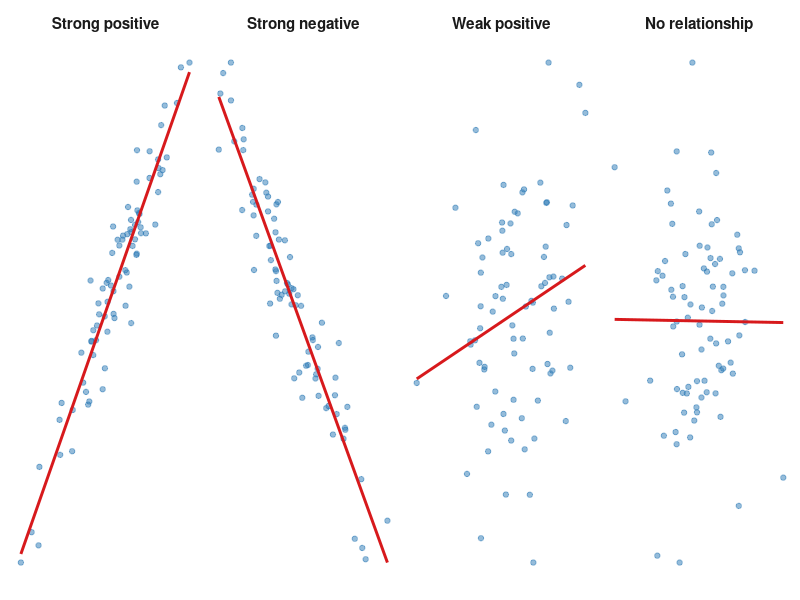
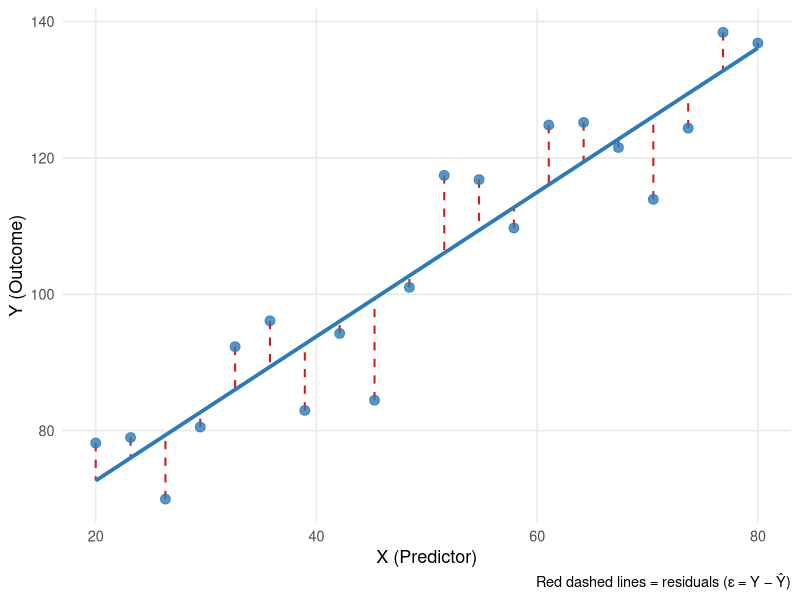
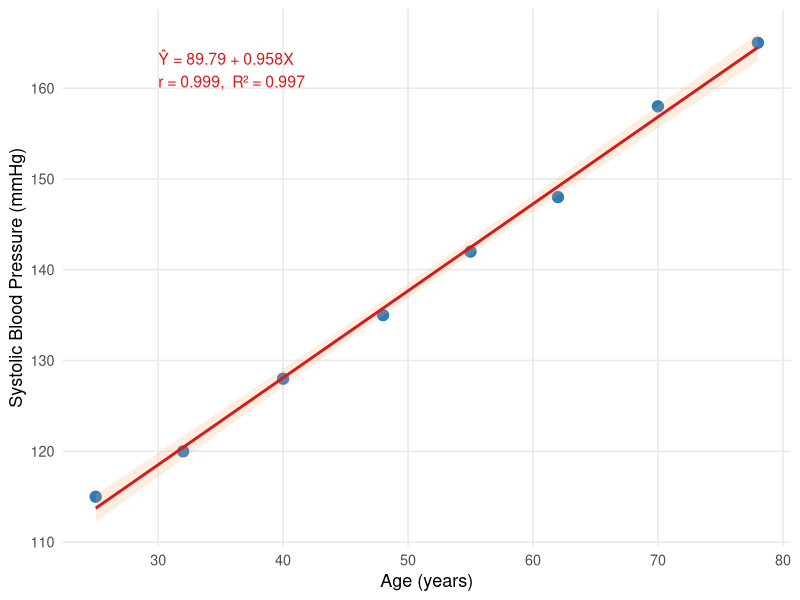

Here is the R script that generated these plots, in order:
## ---- chunk 1
#| label: setup
#| include: false

library(ggplot2)
library(knitr)
library(kableExtra)
library(patchwork)
## ---- chunk 2
#| label: fig-scatter-types
#| fig-cap: "Four possible relationships between two variables"
#| fig-align: center
#| fig-height: 4
#| fig-width: 10

set.seed(42)
n <- 80

d1 <- data.frame(x = rnorm(n), y = 0.8*rnorm(n, mean=0) + rnorm(n,sd=0.5),
                 type = "Strong positive")
d1$y <- d1$x * 0.9 + rnorm(n, sd=0.3)

d2 <- data.frame(x = rnorm(n), y = -0.9*rnorm(n) + rnorm(n,sd=0.3),
                 type = "Strong negative")
d2$y <- -d2$x * 0.9 + rnorm(n, sd=0.3)

d3 <- data.frame(x = rnorm(n), y = 0.4*rnorm(n) + rnorm(n,sd=0.9),
                 type = "Weak positive")
d3$y <- d3$x * 0.3 + rnorm(n, sd=0.9)

d4 <- data.frame(x = rnorm(n), y = rnorm(n),
                 type = "No relationship")

all_d <- rbind(d1, d2, d3, d4)
all_d$type <- factor(all_d$type,
                     levels = c("Strong positive","Strong negative",
                                "Weak positive","No relationship"))

ggplot(all_d, aes(x = x, y = y)) +
  geom_point(alpha = 0.5, color = "#2c7bb6", size = 1.5) +
  geom_smooth(method = "lm", se = FALSE, color = "#d7191c",
              linewidth = 1, formula = y ~ x) +
  facet_wrap(~ type, nrow = 1, scales = "free") +
  theme_minimal(base_size = 12) +
  theme(axis.text = element_blank(),
        axis.ticks = element_blank(),
        axis.title = element_blank(),
        panel.grid = element_blank(),
        strip.text = element_text(face = "bold", size = 11))
## ---- chunk 3
#| label: tbl-r-interpret
#| tbl-cap: "General guidelines for interpreting the correlation coefficient"

r_tab <- data.frame(
  `|r| range` = c("0.00 – 0.19", "0.20 – 0.39",
                   "0.40 – 0.59", "0.60 – 0.79", "0.80 – 1.00"),
  Strength = c("Negligible", "Weak", "Moderate", "Strong", "Very strong"),
  Direction = c("—", "Positive or negative depending on sign",
                "Positive or negative depending on sign",
                "Positive or negative depending on sign",
                "Positive or negative depending on sign")
)

kable(r_tab, col.names = c("|r| value", "Strength", "Note"),
      align = c("c","l","l")) |>
  kable_styling(bootstrap_options = c("striped","hover","bordered"),
                full_width = FALSE, font_size = 13) |>
  column_spec(1, bold = TRUE, color = "#2c7bb6")
## ---- chunk 4
#| label: fig-ols
#| fig-cap: "Least squares regression line minimizes the sum of squared residuals (vertical red lines)"
#| fig-align: center
#| fig-height: 4
#| fig-width: 6

set.seed(10)
x <- seq(20, 80, length = 20)
y <- 60 + 0.9 * x + rnorm(20, sd = 10)
fit <- lm(y ~ x)
df_ols <- data.frame(x = x, y = y,
                     yhat = fitted(fit),
                     resid = residuals(fit))

ggplot(df_ols, aes(x = x, y = y)) +
  geom_segment(aes(xend = x, yend = yhat),
               color = "#d7191c", linewidth = 0.7, linetype = "dashed") +
  geom_smooth(method = "lm", se = FALSE, color = "#2c7bb6",
              linewidth = 1.3, formula = y ~ x) +
  geom_point(size = 3, color = "#2c7bb6", alpha = 0.8) +
  labs(x = "X (Predictor)", y = "Y (Outcome)",
       caption = "Red dashed lines = residuals (ε = Y − Ŷ)") +
  theme_minimal(base_size = 13) +
  theme(panel.grid.minor = element_blank())
## ---- chunk 5
#| label: tbl-assumptions
#| tbl-cap: "Assumptions of Simple Linear Regression"

assump <- data.frame(
  Assumption = c("Linearity",
                 "Independence",
                 "Homoscedasticity",
                 "Normality of residuals"),
  Meaning = c(
    "The relationship between X and Y is linear (a straight line is appropriate)",
    "Observations are independent of each other",
    "The spread of residuals is roughly constant across all values of X",
    "Residuals are approximately normally distributed"
  ),
  `How to Check` = c(
    "Scatter plot of X vs. Y; residual plot",
    "Study design — satisfied by random sampling",
    "Plot of residuals vs. fitted values — no funnel shape",
    "Histogram or Q-Q plot of residuals"
  )
)

kable(assump, col.names = c("Assumption", "Meaning", "How to Check"),
      align = c("l","l","l")) |>
  kable_styling(bootstrap_options = c("striped","hover","bordered"),
                full_width = TRUE, font_size = 13) |>
  column_spec(1, bold = TRUE, color = "#2c7bb6")
## ---- chunk 6
#| label: tbl-spss-model
#| tbl-cap: "SPSS Output: Model Summary"

model_sum <- data.frame(
  R = "0.821",
  R2 = "0.674",
  `Adjusted R²` = "0.666",
  `Std. Error of the Estimate` = "8.432"
)

kable(model_sum,
      col.names = c("R", "R²", "Adjusted R²", "Std. Error of the Estimate"),
      align = rep("c",4)) |>
  kable_styling(bootstrap_options = c("bordered"),
                full_width = FALSE, font_size = 13) |>
  row_spec(0, bold = TRUE, color = "white", background = "#2c7bb6")
## ---- chunk 7
#| label: tbl-spss-anova
#| tbl-cap: "SPSS Output: ANOVA Table"

anova_tab <- data.frame(
  Source = c("Regression", "Residual", "Total"),
  SS = c("5621.4", "2718.6", "8340.0"),
  df = c("1", "38", "39"),
  MS = c("5621.4", "71.5", ""),
  F = c("78.62", "", ""),
  Sig = c("< 0.001", "", "")
)

kable(anova_tab,
      col.names = c("", "Sum of Squares", "df", "Mean Square", "F", "Sig."),
      align = c("l","c","c","c","c","c")) |>
  kable_styling(bootstrap_options = c("bordered"),
                full_width = FALSE, font_size = 13) |>
  row_spec(0, bold = TRUE, color = "white", background = "#2c7bb6") |>
  row_spec(1, bold = TRUE)
## ---- chunk 8
#| label: tbl-spss-coef
#| tbl-cap: "SPSS Output: Coefficients Table"

coef_tab <- data.frame(
  ` ` = c("(Constant)", "X (predictor)"),
  B = c("32.15", "0.87"),
  SE = c("6.24", "0.10"),
  Beta = c("—", "0.821"),
  t = c("5.15", "8.87"),
  Sig = c("< 0.001", "< 0.001")
)

kable(coef_tab,
      col.names = c("", "B", "Std. Error", "Beta (standardized)", "t", "Sig."),
      align = c("l","c","c","c","c","c")) |>
  kable_styling(bootstrap_options = c("bordered"),
                full_width = FALSE, font_size = 13) |>
  row_spec(0, bold = TRUE, color = "white", background = "#2c7bb6") |>
  row_spec(2, bold = TRUE, background = "#eaf4fb")
## ---- chunk 9
#| label: tbl-ex1-data
#| tbl-cap: "Age and Systolic Blood Pressure of 8 Adults"

age <- c(25, 32, 40, 48, 55, 62, 70, 78)
sbp <- c(115, 120, 128, 135, 142, 148, 158, 165)

ex1 <- data.frame(Subject = paste0("S", 1:8), Age = age, SBP = sbp)

kable(ex1, col.names = c("Subject", "Age (years)", "SBP (mmHg)"),
      align = c("c","c","c")) |>
  kable_styling(bootstrap_options = c("striped","hover","bordered"),
                full_width = FALSE, font_size = 13)
## ---- chunk 10
#| label: tbl-ex1-calc
#| tbl-cap: "Calculation Table for Correlation and Regression"

xbar <- mean(age)
ybar <- mean(sbp)

calc <- data.frame(
  Subject = paste0("S", 1:8),
  x = age,
  y = sbp,
  xdev = round(age - xbar, 2),
  ydev = round(sbp - ybar, 2),
  xdev2 = round((age - xbar)^2, 2),
  ydev2 = round((sbp - ybar)^2, 2),
  xydev = round((age - xbar)*(sbp - ybar), 2)
)

totrow <- data.frame(
  Subject = "**Total**",
  x = NA, y = NA,
  xdev = NA, ydev = NA,
  xdev2 = round(sum((age-xbar)^2), 2),
  ydev2 = round(sum((sbp-ybar)^2), 2),
  xydev = round(sum((age-xbar)*(sbp-ybar)), 2)
)

calc_all <- rbind(calc, totrow)

kable(calc_all,
      col.names = c("Subject","x","y","x−x̄","y−ȳ",
                    "(x−x̄)²","(y−ȳ)²","(x−x̄)(y−ȳ)"),
      align = rep("c", 8), escape = FALSE, na_print = "—") |>
  kable_styling(bootstrap_options = c("striped","hover","bordered"),
                full_width = TRUE, font_size = 12) |>
  row_spec(9, bold = TRUE, background = "#eaf4fb") |>
  row_spec(0, bold = TRUE, color = "white", background = "#2c7bb6")
## ---- chunk 11
#| label: fig-ex1-fit
#| fig-cap: "Scatter plot with fitted regression line: Age vs. Systolic Blood Pressure"
#| fig-align: center
#| fig-height: 4
#| fig-width: 6

fit1 <- lm(sbp ~ age)
df1  <- data.frame(age = age, sbp = sbp)

ggplot(df1, aes(x = age, y = sbp)) +
  geom_point(size = 3.5, color = "#2c7bb6") +
  geom_smooth(method = "lm", se = TRUE, color = "#d7191c",
              fill = "#fdae61", alpha = 0.2, formula = y ~ x) +
  annotate("text", x = 30, y = 162,
           label = paste0("Ŷ = ", round(coef(fit1)[1],2),
                          " + ", round(coef(fit1)[2],3), "X\n",
                          "r = ", round(cor(age,sbp),3),
                          ",  R² = ", round(cor(age,sbp)^2,3)),
           hjust = 0, size = 4, color = "#d7191c") +
  labs(x = "Age (years)", y = "Systolic Blood Pressure (mmHg)") +
  theme_minimal(base_size = 13) +
  theme(panel.grid.minor = element_blank())
